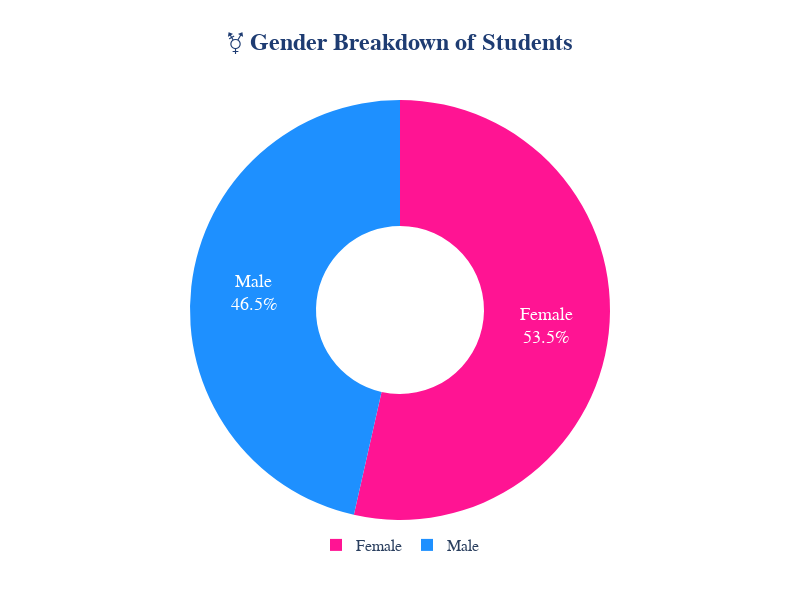

This figure's notebook cell:
### Code cell
# Cell 2: Gender Breakdown
import pandas as pd
import plotly.graph_objects as go

# Load data
df = pd.read_csv('Cleaned_Form_Responses.csv')

# Map gender codes (1=Female, 2=Male based on encoding pattern)
gender_mapping = {1: 'Female', 2: 'Male'}
df['Gender_Label'] = df['Gender'].map(gender_mapping)

# Count genders
gender_counts = df['Gender_Label'].value_counts()

# Create pie chart
fig = go.Figure(data=[go.Pie(
    labels=gender_counts.index,
    values=gender_counts.values,
    hole=0.4,
    marker=dict(colors=['deeppink', 'dodgerblue']),  # Updated colors
    textinfo='label+percent',
    textfont=dict(size=18),  # Increased font size for pie chart text
    hovertemplate='<b>%{label}</b><br>Count: %{value}<br>Percentage: %{percent}<extra></extra>'
)])

# Customize layout
fig.update_layout(
    title={
        'text': '<b>⚧ Gender Breakdown of Students</b>',  # Made title bold
        'x': 0.5,  # Centered the title
        'xanchor': 'center'
    },
    title_font=dict(size=24, color='#1e3c72'),  # Increased title font size
    font=dict(size=16, family='Arial'),  # Increased general font size
    showlegend=True,
    legend=dict(
        orientation="h",
        yanchor="bottom",
        y=-0.1,
        xanchor="center",
        x=0.5,
        font=dict(size=16)  # Increased legend font size
    ),
    height=600,  # Increased chart height
    width=800   # Increased chart width
)

fig.show()

### Figure 1 — Plotly figure (JSON) as saved in the notebook; plotly's stock layout.template omitted (floating-point values rounded to 4 significant figures)
{"data": [{"hole": 0.4, "hovertemplate": "<b>%{label}</b><br>Count: %{value}<br>Percentage: %{percent}<extra></extra>", "labels": ["Female", "Male"], "marker": {"colors": ["deeppink", "dodgerblue"]}, "textfont": {"size": 18}, "textinfo": "label+percent", "type": "pie", "values": [167, 145]}], "layout": {"font": {"family": "Arial", "size": 16}, "height": 600, "legend": {"font": {"size": 16}, "orientation": "h", "x": 0.5, "xanchor": "center", "y": -0.1, "yanchor": "bottom"}, "showlegend": true, "title": {"font": {"color": "#1e3c72", "size": 24}, "text": "<b>⚧ Gender Breakdown of Students</b>", "x": 0.5, "xanchor": "center"}, "width": 800}}
